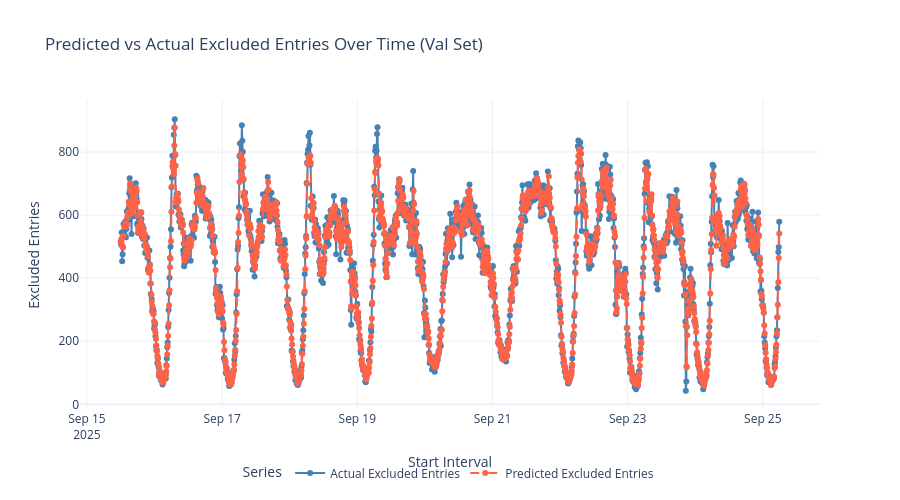

Source (notebook cell):
### Code cell
import pandas as pd
import plotly.graph_objects as go


input_path = "/Users/athmiha/Desktop/final report/xgb_val_preds_final.csv"
df_test_preds = pd.read_csv(input_path)

df_test_preds["start_interval"] = pd.to_datetime(df_test_preds["start_interval"])

excluded_time_test = (
    df_test_preds.groupby("start_interval", as_index=False)[
        ["excluded_roadway_entries", "predicted_excluded_roadway_entries"]
    ]
    .sum()
    .sort_values("start_interval")
)

fig = go.Figure()

fig.add_trace(go.Scatter(
    x=excluded_time_test["start_interval"],
    y=excluded_time_test["excluded_roadway_entries"],
    mode="lines+markers",
    name="Actual Excluded Entries",
    line=dict(color="steelblue", width=2)
))

# Predicted excluded entries
fig.add_trace(go.Scatter(
    x=excluded_time_test["start_interval"],
    y=excluded_time_test["predicted_excluded_roadway_entries"],
    mode="lines+markers",
    name="Predicted Excluded Entries",
    line=dict(color="tomato", width=2, dash="dash")
))

# Layout
fig.update_layout(
    title="Predicted vs Actual Excluded Entries Over Time (Val Set)",
    xaxis_title="Start Interval",
    yaxis_title="Excluded Entries",
    hovermode="x unified",
    template="plotly_white",
    legend=dict(
        title="Series",
        orientation="h",
        yanchor="bottom", y=-0.25,
        xanchor="center", x=0.5
    ),
    height=500,
    width=900
)

fig.show()

### Figure 1 — Plotly figure (JSON) as saved in the notebook; plotly's stock layout.template omitted (floating-point values rounded to 4 significant figures; data arrays with more than 128 entries replaced by an {"elided": "..."} marker saying what was removed)
{"data": [{"line": {"color": "steelblue", "width": 2}, "mode": "lines+markers", "name": "Actual Excluded Entries", "type": "scatter", "x": {"elided": "1404 str values"}, "y": {"elided": "1404 int values"}}, {"line": {"color": "tomato", "dash": "dash", "width": 2}, "mode": "lines+markers", "name": "Predicted Excluded Entries", "type": "scatter", "x": {"elided": "1404 str values"}, "y": {"elided": "1404 float values"}}], "layout": {"height": 500, "hovermode": "x unified", "legend": {"orientation": "h", "title": {"text": "Series"}, "x": 0.5, "xanchor": "center", "y": -0.25, "yanchor": "bottom"}, "title": {"text": "Predicted vs Actual Excluded Entries Over Time (Val Set)"}, "width": 900, "xaxis": {"title": {"text": "Start Interval"}}, "yaxis": {"title": {"text": "Excluded Entries"}}}}
